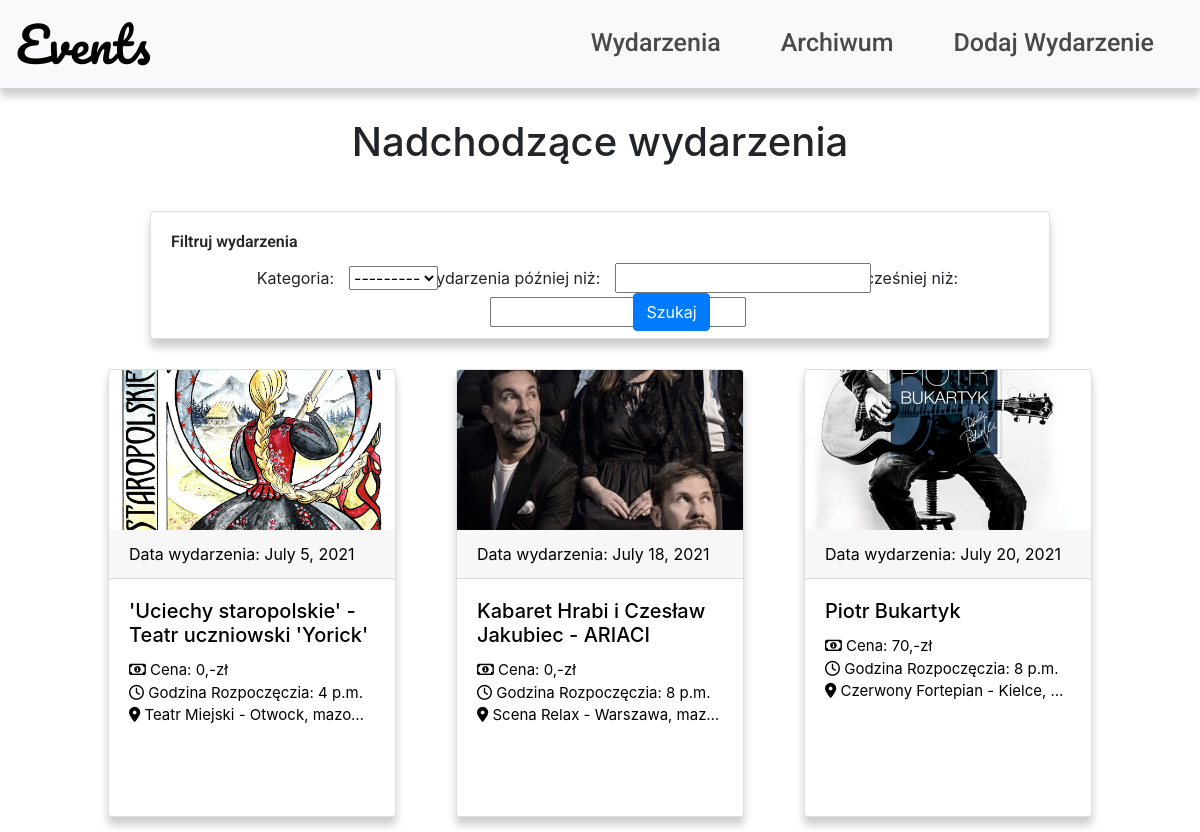
The app's page /, older data.
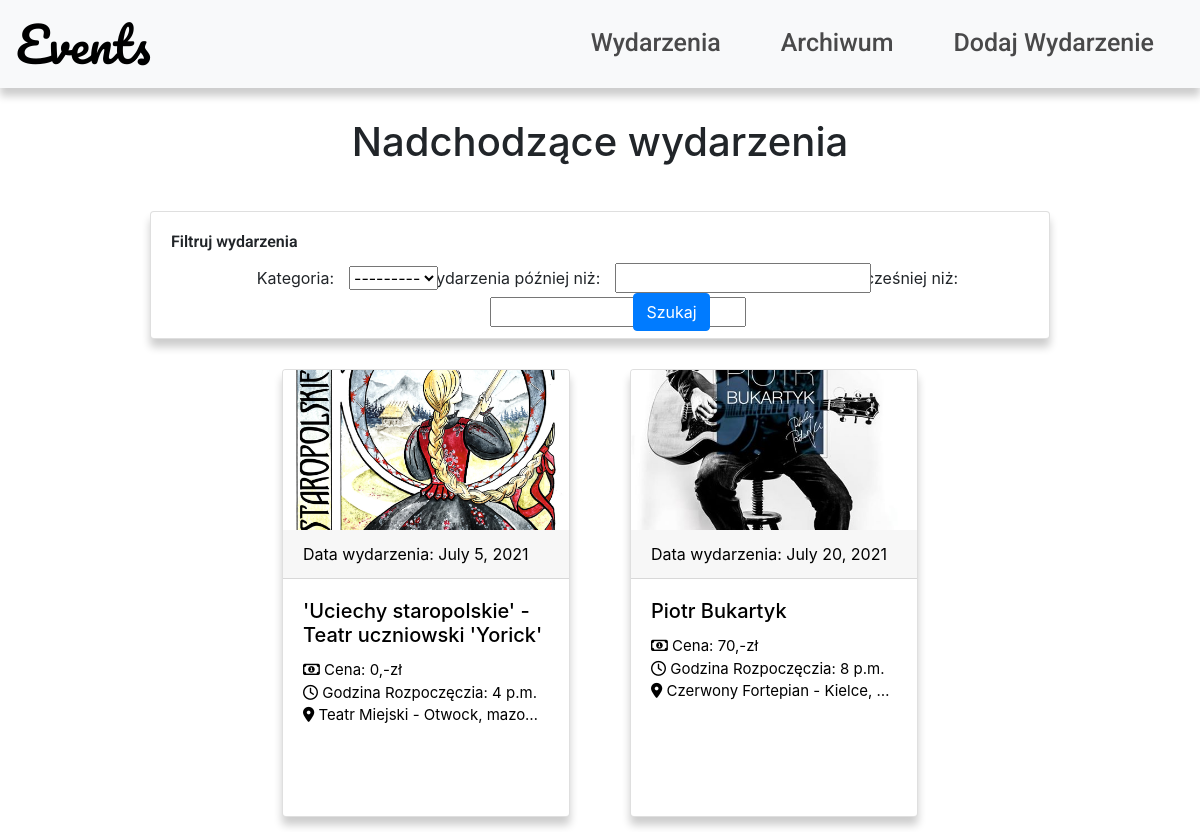
The same page, newer data.
### events/models.py (models this page shows, shortened)
class Event(models.Model):
    category_choices = (
        ("Kultura", "Kultura"),
        ("Muzyka","Muzyka"),
        ("Sport","Sport"),
        ("Inne","Inne"),
        )
    image = models.ImageField(upload_to='upload/',null=True,blank=True,default='images/blank.jpg')
    category = models.CharField(max_length=50,blank=False,choices=category_choices)
    organizer = models.CharField(max_length=50)
    title = models.CharField(max_length=80)
    description = RichTextField(blank=False)
    start_time = models.TimeField(auto_now=False,auto_now_add=False,default = timezone.now)
    start_date = models.DateField(blank=False)
    end_date = models.DateField(blank=False,auto_now_add=False)
    location = models.CharField(max_length=100)
    price = models.IntegerField(blank=True,null=True,default = 0,validators=[MinValueValidator(0)])
    published = models.DateTimeField(default=timezone.now)

### events/views.py (the view)
# urls.py: path('', views.index, name='index'),
def index(request):
    now = timezone.now()
    events = Event.objects.filter(start_date__gt=now).order_by('start_date')
    myFilter = EventFilter(request.GET,queryset=events)
    events = myFilter.qs
    return render(request,'events/index.html',{'events': events, "myFilter": myFilter})

### events/templates/events/index.html (shortened to what this page needs)
{% extends 'base.html' %} {% block content %}
<h1>Nadchodzące wydarzenia</h1>
<div class="container-fluid">
  <div class="row justify-content-center">
    <div class="card" style="height: 8rem; width: 75%">
      <div class="card-body">
        <h6 class="card-title">Filtruj wydarzenia</h6>
        <form method="GET" class="form-inline justify-content-center">
          <label for="category">Kategoria:</label>
          <div class="col-md-1">{{myFilter.form.category}}</div>
          <label for="start_date">Wydarzenia później niż:</label>
          <div class="col-md-2">{{myFilter.form.start_date}}</div>
          <label for="end_date">Wydarzenia wcześniej niż:</label>
          <div class="col-md-2">{{myFilter.form.end_date}}</div>
          <div class="col-auto">
            <button class="btn btn-primary" type="submit">Szukaj</button>
          </div>
        </form>
      </div>
    </div>
  </div>
</div>
<div class="container-fluid">
  <div class="row justify-content-center">
    {% for event in events %}
    <div class="col-auto">
      <div class="card" style="width: 18rem">
        <a href="{% url 'event_detail' event.pk %}">
          <img
            class="card-img-top"
            src="{{ event.image.url }}"
            alt="Card image"
          />
          <div class="card-header">Data wydarzenia: {{event.start_date}}</div>
          <div class="card-body" style="overflow-y: auto">
            <h5 class="card-title">{{ event.title }}</h5>
            <p
              class="description card-text text-truncate"
              style="font-size: 15px"
            >
              <i class="far fa-money-bill-alt"></i>
              Cena: {{event.price}},-zł<br />
              <i class="far fa-clock"></i>
              Godzina Rozpoczęczia: {{event.start_time}}<br />
              <i class="fas fa-map-marker-alt"></i>
              {{event.location}}
            </p>
          </div>
        </a>
      </div>
    </div>
    {% endfor %}
  </div>
</div>
{% endblock %}

Row changes from the older to the newer data that the page shows:
removed Event: image (picture), start_date "July 18, 2021", title "Kabaret Hrabi i Czesław Jakubiec - ARIACI", price "0", start_time "8 p.m…", location "Scena Relax - Warszawa, maz…"
